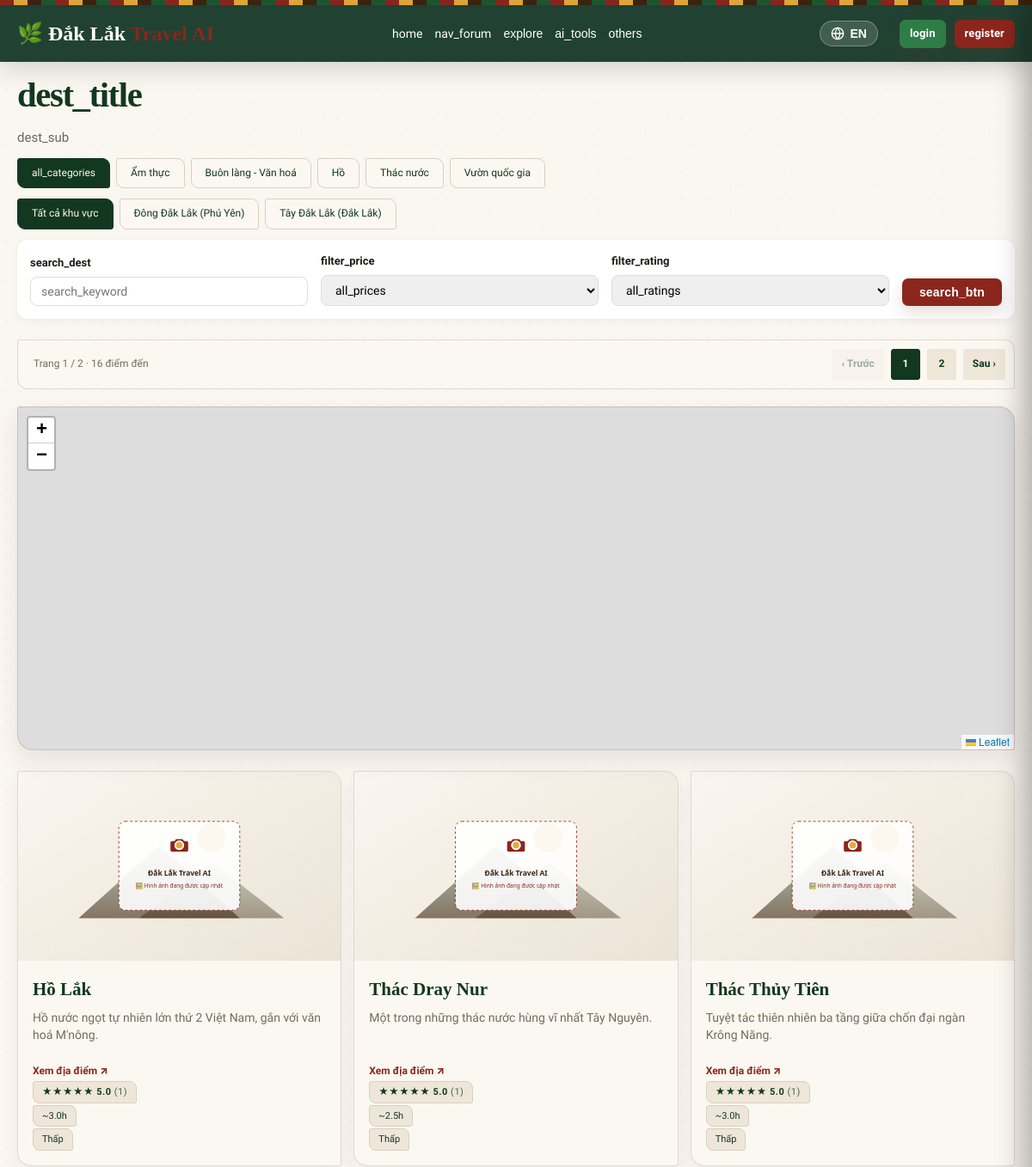
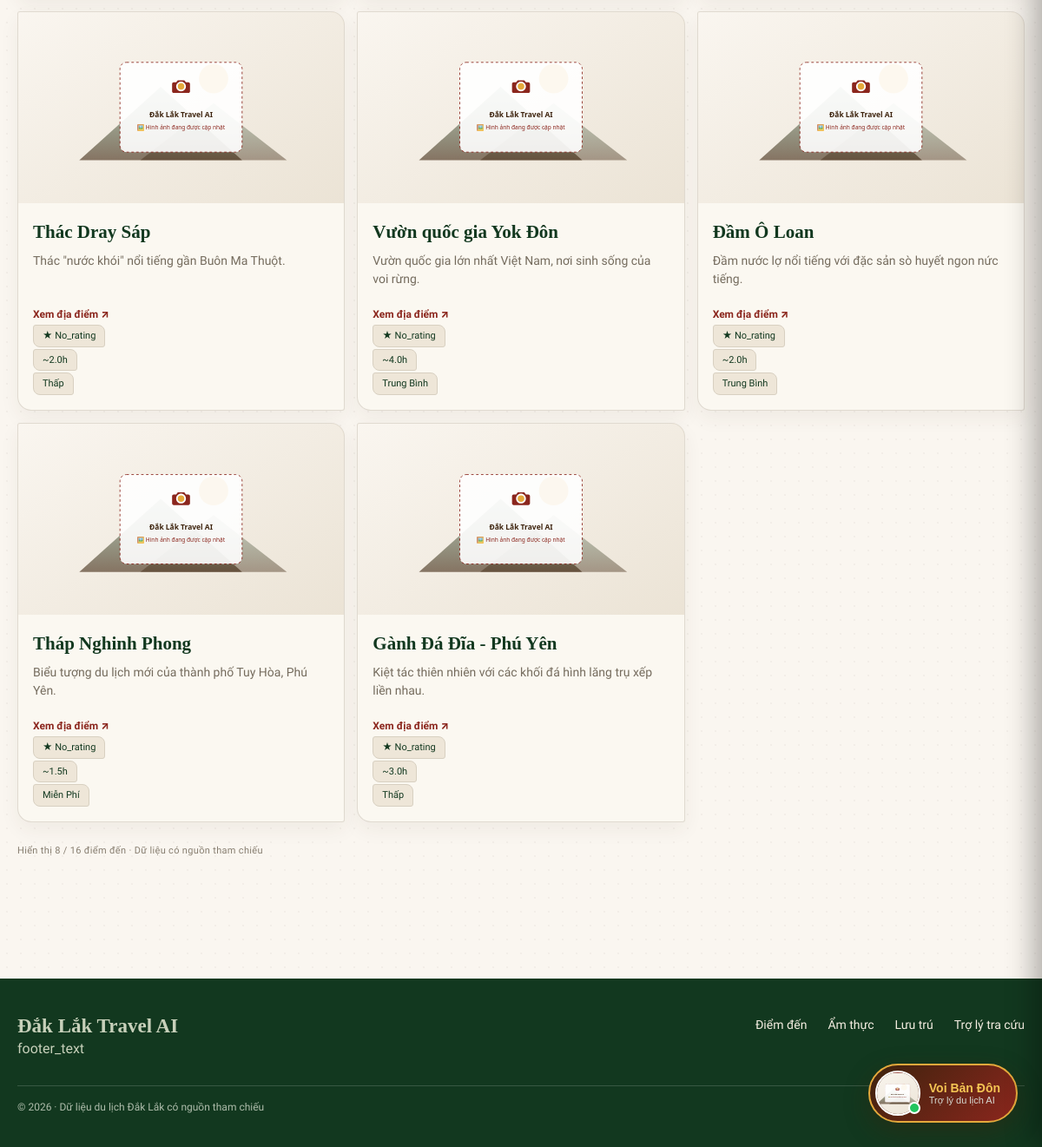
Page /destinations.php on the committed database (2 pictures, top to bottom).
### tables this page shows
CREATE TABLE `categories` (
  `id` int(11) NOT NULL,
  `name` varchar(100) NOT NULL,
  `name_en` varchar(255) DEFAULT NULL,
  `slug` varchar(100) NOT NULL
);

CREATE TABLE `destinations` (
  `id` int(11) NOT NULL,
  `category_id` int(11) DEFAULT NULL,
  `name` varchar(200) NOT NULL,
  `name_en` varchar(255) DEFAULT NULL,
  `slug` varchar(200) NOT NULL,
  `short_desc` varchar(500) DEFAULT NULL,
  `short_desc_en` text DEFAULT NULL,
  `description` text DEFAULT NULL,
  `description_en` text DEFAULT NULL,
  `address` varchar(255) DEFAULT NULL,
  `image_url` varchar(500) DEFAULT NULL,
  `image_360_url` varchar(500) DEFAULT NULL,
  `avg_visit_hours` decimal(4,1) DEFAULT 2.0,
  `price_level` enum('free','low','medium','high') DEFAULT 'low',
  `rating` decimal(2,1) DEFAULT 4.5,
  `latitude` decimal(10,6) DEFAULT NULL,
  `longitude` decimal(10,6) DEFAULT NULL,
  `virtual_tour_enabled` tinyint(1) NOT NULL DEFAULT 0,
  `virtual_tour_type` varchar(50) DEFAULT 'pannellum',
  `audio_guide_url` varchar(500) DEFAULT NULL,
  `tags` varchar(255) DEFAULT NULL,
  `created_at` timestamp NOT NULL DEFAULT current_timestamp()
);

### includes/functions.php (called while the page is built, shortened)
<?php
function __(string $key): string
{
    static $langArr = null;
    if ($langArr === null) {
        $langCode = $_SESSION['lang'] ?? 'vi';
        $langFile = __DIR__ . '/lang_' . $langCode . '.php';
        if (file_exists($langFile)) {
            $langArr = require $langFile;
        } else {
            $langArr = require __DIR__ . '/lang_vi.php';
        }
    }
    return $langArr[$key] ?? $key;
}
function url(string $path): string
{
    if (str_starts_with($path, 'http://') || str_starts_with($path, 'https://')) {
        return $path;
    }
    return BASE_URL . (str_starts_with($path, '/') ? $path : '/' . $path);
}
function e(?string $str): string
{
    return htmlspecialchars($str ?? '', ENT_QUOTES, 'UTF-8');
}
function priceLevelVi(?string $level): string
{
    $isEn = ($_SESSION['lang'] ?? 'vi') === 'en';
    return match(strtolower(trim($level ?? ''))) {
        'free'   => $isEn ? 'Free' : 'Miễn phí',
        'low'    => $isEn ? 'Low' : 'Thấp',
        'medium' => $isEn ? 'Medium' : 'Trung bình',
        'high'   => $isEn ? 'High' : 'Cao',
        default  => $level ?? '',
    };
}
function translateDbRow(array $row, array $fields): array
{
    return $row;
}
function getAllCategories(): array
{
    $db = getDB();
    $rows = $db->query("SELECT * FROM categories ORDER BY name")->fetchAll();
    return $rows;
}
function getAllDestinations(?int $categoryId = null, string $keyword = '', string $priceLevel = '', float $minRating = 0, int $limit = 0, int $offset = 0, string $region = ''): array
{
    $db = getDB();
    $sql = "
        SELECT d.*,
               COALESCE(AVG(r.rating), d.rating)          AS display_rating,
               ROUND(AVG(r.rating), 1)                    AS avg_rating,
               COUNT(r.id)                                AS review_count
        FROM destinations d
        LEFT JOIN reviews r ON r.destination_id = d.id
        WHERE 1=1
    ";
    $params = [];
    $sql .= " GROUP BY d.id";
    $sql .= " ORDER BY display_rating DESC";
    if ($limit > 0) {
        $sql .= " LIMIT $limit OFFSET $offset";
    }
    $stmt = $db->prepare($sql);
    $stmt->execute($params);
    $rows = $stmt->fetchAll();
    return $rows;
}
function getTotalDestinations(?int $categoryId = null, string $keyword = '', string $priceLevel = '', float $minRating = 0, string $region = ''): int
{
    $db = getDB();
    $sql = "
        SELECT COUNT(DISTINCT d.id)
        FROM destinations d
        LEFT JOIN reviews r ON r.destination_id = d.id
        WHERE 1=1
    ";
    $params = [];
    $stmt = $db->prepare($sql);
    $stmt->execute($params);
    return (int)$stmt->fetchColumn();
}
function currentUser(): ?array
{
    return $_SESSION['user'] ?? null;
}

### public/destinations.php (the view, shortened to what this page needs)
<?php
require_once __DIR__ . '/../includes/functions.php';
$categories = getAllCategories();
$catId = isset($_GET['cat']) && $_GET['cat'] !== '' ? (int) $_GET['cat'] : null;
$keyword = trim($_GET['q'] ?? '');
$priceLevel = $_GET['price'] ?? '';
$minRating = isset($_GET['rating']) ? (float) $_GET['rating'] : 0;
$region = in_array($_GET['region'] ?? '', ['east', 'west'], true) ? $_GET['region'] : '';
$page = isset($_GET['page']) && (int)$_GET['page'] > 0 ? (int)$_GET['page'] : 1;
$limit = 8;
$offset = ($page - 1) * $limit;
$totalDestinations = getTotalDestinations($catId, $keyword, $priceLevel, $minRating, $region);
$totalPages = ceil($totalDestinations / $limit);
$paginationParams = $_GET;
unset($paginationParams['page']);
$destinations = getAllDestinations($catId, $keyword, $priceLevel, $minRating, $limit, $offset, $region);
function renderStarsBadge(?float $rating, int $count): string
{
    if ($rating === null || $count === 0) {
        return '<span class="badge badge-norating">★ ' . __('no_rating') . '</span>';
    }
    $full  = (int) round($rating);
    $stars = str_repeat('★', $full) . str_repeat('☆', 5 - $full);
    return '<span class="badge badge-rating">' . $stars . ' ' . number_format($rating, 1) . ' <span class="rev-cnt">(' . $count . ')</span></span>';
}
include __DIR__ . '/../includes/header.php';
?>
<link rel="stylesheet" href="https://unpkg.com/leaflet@1.9.4/dist/leaflet.css" />
<link rel="stylesheet" href="https://unpkg.com/leaflet.markercluster@1.5.3/dist/MarkerCluster.css" />
<link rel="stylesheet" href="https://unpkg.com/leaflet.markercluster@1.5.3/dist/MarkerCluster.Default.css" />
<div class="catalog-page catalog-destinations">
<h1 class="section-title"><?= __('dest_title') ?></h1>
<p class="section-sub catalog-lede"><?= __('dest_sub') ?></p>
<div class="pills" style="margin-bottom: 10px;">
  <a href="<?= url('/diem-den') ?>" class="pill <?= $catId === null ? 'active' : '' ?>"><?= __('all_categories') ?></a>
  <?php foreach ($categories as $c): ?>
    <a href="<?= url('/diem-den') ?>?cat=<?= e((string) $c['id']) ?>"
      class="pill <?= $catId === (int) $c['id'] ? 'active' : '' ?>">
      <?= e($c['name']) ?>
    </a>
  <?php endforeach; ?>
</div>
<div class="pills region-pills" aria-label="Lọc theo khu vực">
  <?php $regionParams = $_GET; unset($regionParams['page']); ?>
  <a href="<?= url('/diem-den') . ($regionParams ? '?' . e(http_build_query(array_diff_key($regionParams, ['region' => true]))) : '') ?>" class="pill <?= $region === '' ? 'active' : '' ?>">Tất cả khu vực</a>
  <?php foreach (['east' => 'Đông Đắk Lắk (Phú Yên)', 'west' => 'Tây Đắk Lắk (Đắk Lắk)'] as $regionKey => $regionLabel): ?>
    <?php $regionLinkParams = array_diff_key($regionParams, ['region' => true]); $regionLinkParams['region'] = $regionKey; ?>
    <a href="<?= url('/diem-den') . '?' . e(http_build_query($regionLinkParams)) ?>" class="pill <?= $region === $regionKey ? 'active' : '' ?>"><?= $regionLabel ?></a>
  <?php endforeach; ?>
</div>
<div style="background: white; padding: 15px; border-radius: 12px; box-shadow: 0 2px 10px rgba(0,0,0,0.05); margin-bottom: 24px;">
  <form method="get" action="<?= url('/diem-den') ?>" style="display: flex; gap: 15px; flex-wrap: wrap; align-items: flex-end;">
    <div class="form-group" style="margin: 0; flex: 1; min-width: 200px;">
      <label style="font-size: 13px; font-weight: 600; margin-bottom: 6px; display: block;"><?= __('search_dest') ?></label>
      <input type="text" name="q" value="<?= e($keyword) ?>" placeholder="<?= __('search_keyword') ?>" style="width: 100%; border: 1px solid #ddd; border-radius: 8px; padding: 8px 12px;">
    </div>
    <div class="form-group" style="margin: 0; flex: 1; min-width: 150px;">
      <label style="font-size: 13px; font-weight: 600; margin-bottom: 6px; display: block;"><?= __('filter_price') ?></label>
      <select name="price" style="width: 100%; border: 1px solid #ddd; border-radius: 8px; padding: 8px 12px;">
        <option value=""><?= __('all_prices') ?></option>
      </select>
    </div>
    <div class="form-group" style="margin: 0; flex: 1; min-width: 150px;">
      <label style="font-size: 13px; font-weight: 600; margin-bottom: 6px; display: block;"><?= __('filter_rating') ?></label>
      <select name="rating" style="width: 100%; border: 1px solid #ddd; border-radius: 8px; padding: 8px 12px;">
        <option value="0"><?= __('all_ratings') ?></option>
      </select>
    </div>
    <button type="submit" class="btn" style="padding: 8px 20px;"><?= __('search_btn') ?></button>
  </form>
</div>
<?php if ($totalPages > 1): ?>
<nav class="destination-pagination" aria-label="Phân trang điểm đến">
  <span class="destination-pagination__status">Trang <?= (int)$page ?> / <?= (int)$totalPages ?> · <?= (int)$totalDestinations ?> điểm đến</span>
  <?php $prevParams = $paginationParams; $prevParams['page'] = max(1, $page - 1); ?>
  <a class="destination-pagination__link <?= $page <= 1 ? 'is-disabled' : '' ?>" href="<?= url('/diem-den') . '?' . e(http_build_query($prevParams)) ?>" aria-label="Trang trước">‹ Trước</a>
  <?php for ($i = 1; $i <= $totalPages; $i++): $pageParams = $paginationParams; $pageParams['page'] = $i; ?>
    <a class="destination-pagination__link <?= $i === $page ? 'is-current' : '' ?>" href="<?= url('/diem-den') . '?' . e(http_build_query($pageParams)) ?>" <?= $i === $page ? 'aria-current="page"' : '' ?>><?= $i ?></a>
  <?php endfor; ?>
  <?php $nextParams = $paginationParams; $nextParams['page'] = min($totalPages, $page + 1); ?>
  <a class="destination-pagination__link <?= $page >= $totalPages ? 'is-disabled' : '' ?>" href="<?= url('/diem-den') . '?' . e(http_build_query($nextParams)) ?>" aria-label="Trang sau">Sau ›</a>
</nav>
<?php endif; ?>
<div id="destinations-map" style="height: 400px; border-radius: var(--radius); margin-bottom: 24px; box-shadow: 0 2px 10px rgba(0, 0, 0, .06); z-index: 1;"></div>
<div class="grid catalog-grid">
  <?php foreach ($destinations as $d): ?>
    <a href="<?= url('/diem-den/' . $d['slug']) ?>" class="card catalog-card">
      <div class="card-img">
        <?php if (!empty($d['image_url'])): ?>
          <img src="<?= url($d['image_url']) ?>" alt="<?= e($d['name']) ?>" style="width:100%;height:100%;object-fit:cover;" onerror="this.onerror=null;this.src='<?= url('/assets/images/placeholder.svg') ?>';">
        <?php else: ?>
          🌄
        <?php endif; ?>
      </div>
      <div class="card-body">
        <h3><?= e($d['name']) ?></h3>
        <p><?= e($d['short_desc']) ?></p>
        <span class="catalog-card-link">Xem địa điểm <span aria-hidden="true">↗</span></span>
        <?= renderStarsBadge(
            $d['avg_rating'] !== null ? (float)$d['avg_rating'] : null,
            (int)$d['review_count']
        ) ?>
        <span class="badge">~<?= e((string) $d['avg_visit_hours']) ?>h</span>
        <span class="badge"><?= e(priceLevelVi($d['price_level'])) ?></span>
      </div>
    </a>
  <?php endforeach; ?>
</div>
<p class="catalog-footer-note">Hiển thị <?= count($destinations) ?> / <?= (int)$totalDestinations ?> điểm đến · Dữ liệu có nguồn tham chiếu</p>
</div>
<?php include __DIR__ . '/../includes/footer.php'; ?>

### includes/header.php (shortened to what this page needs)
<!DOCTYPE html>
<html lang="vi">
<head>
<link rel="stylesheet" href="<?= url('/assets/css/style.css?v=' . time()) ?>">
</head>
<body>
<div class="top-brocade-stripe"></div>
<header class="site-header">
  <div class="container header-inner">
    <a href="<?= url('/public/index.php') ?>" class="logo">🌿 Đắk Lắk <span>Travel AI</span></a>
    <nav class="main-nav">
      <a href="<?= url('/public/index.php') ?>"><?= __('home') ?></a>
      <a href="<?= url('/public/forum.php') ?>"><?= __('nav_forum') ?></a>
      <div class="nav-dropdown">
        <button class="dropbtn"><?= __('explore') ?></button>
      </div>
      <div class="nav-dropdown">
        <button class="dropbtn"><?= __('ai_tools') ?></button>
      </div>
      <div class="nav-dropdown">
        <button class="dropbtn"><?= __('others') ?></button>
      </div>
    </nav>
    <div class="auth-area">
      <?php $currentLang = $_SESSION['lang'] ?? 'vi'; ?>
      <button type="button" data-lang-url="<?= url('/public/change_lang.php?lang=' . ($currentLang === 'vi' ? 'en' : 'vi')) ?>" class="lang-toggle" title="<?= $currentLang === 'vi' ? 'English' : 'Tiếng Việt' ?>" style="display:flex; align-items:center; gap:6px; cursor:pointer; color:inherit; margin-right:15px; font-weight:600; font-size:14px; padding:6px 12px; border-radius:20px; background:rgba(255,255,255,0.15); border:1px solid rgba(255,255,255,0.3); transition:all 0.3s ease; backdrop-filter:blur(5px);">
          <span><?= $currentLang === 'vi' ? 'EN' : 'VI' ?></span>
      </button>
      <?php $__u = currentUser(); ?>
      <?php if ($__u): ?>
        <span class="auth-greeting" style="display:flex; align-items:center; gap:8px;">
            <?php if (!empty($__u['avatar'])): ?>
                <img src="<?= e(get_avatar($__u['avatar'])) ?>" alt="Avatar" style="width:28px; height:28px; border-radius:50%; object-fit:cover; border:1px solid rgba(255,255,255,0.3);">
            <?php else: ?>
                <img src="<?= e(get_avatar(null)) ?>" alt="Avatar" style="width:28px; height:28px; border-radius:50%; object-fit:cover; border:1px solid rgba(255,255,255,0.3);">
            <?php endif; ?>
            <?= __('hello') ?>, <a href="<?= url('/public/profile.php') ?>" style="color:#fde68a;text-decoration:none;border-bottom:1px dashed #fde68a;" title="Profile"><strong><?= e($__u['full_name']) ?></strong></a>
        </span>
        <?php if ($__u['role'] === 'admin'): ?>
          <a href="<?= url('/admin/index.php') ?>" class="btn secondary"><?= __('admin') ?></a>
        <?php endif; ?>
        <a href="<?= url('/public/logout.php') ?>" class="btn secondary"><?= __('logout') ?></a>
      <?php else: ?>
        <a href="<?= url('/public/login.php') ?>" class="btn secondary"><?= __('login') ?></a>
        <a href="<?= url('/public/register.php') ?>" class="btn"><?= __('register') ?></a>
      <?php endif; ?>
    </div>
  </div>
</header>
<main id="main-content" class="container main-content">

### includes/footer.php (shortened to what this page needs)
</main>
<footer class="site-footer">
  <div class="container">
    <div class="footer-grid">
      <div><p class="footer-kicker">Đắk Lắk Travel AI</p><p><?= __('footer_text') ?></p></div>
      <nav aria-label="Liên kết nhanh" class="footer-links"><a href="<?= url('/diem-den') ?>">Điểm đến</a><a href="<?= url('/am-thuc') ?>">Ẩm thực</a><a href="<?= url('/luu-tru') ?>">Lưu trú</a><a href="<?= url('/public/chatbot.php') ?>">Trợ lý tra cứu</a></nav>
    </div>
    <p class="footer-copy">© <?= date('Y') ?> · Dữ liệu du lịch Đắk Lắk có nguồn tham chiếu</p>
  </div>
</footer>
<div id="voi-chatbot-widget" class="voi-chatbot-widget">
  <button id="voi-chatbot-toggle" class="voi-chatbot-toggle" type="button" aria-label="Trợ lý Voi Bản Đôn">
    <div class="voi-avatar-badge">
      <img src="<?= url('/assets/images/voi_ban_don_avatar.png') ?>" alt="Voi Bản Đôn Avatar" width="56" height="56">
      <span class="voi-online-dot"></span>
    </div>
    <div class="voi-toggle-tooltip">
      <strong>Voi Bản Đôn</strong>
      <small>Trợ lý du lịch AI</small>
    </div>
  </button>
</div>
</body>
</html>

### public/destinations.php (style rules this page uses)
.badge-rating { background: linear-gradient(135deg, #fef3c7, #fde68a); color: #92400e; border: 1px solid #f59e0b; font-weight: 700; letter-spacing: .5px; }
.badge-norating { background: #f3f4f6; color: #9ca3af; font-weight: 500; }
.rev-cnt { font-size: 11px; font-weight: 500; opacity: .75; }
.destination-pagination { display: flex; align-items: center; justify-content: center; flex-wrap: wrap; gap: 8px; margin: 22px 0; padding: 14px; background: #fff; border: 1px solid #e5e7eb; border-radius: 14px; box-shadow: 0 2px 10px rgba(0,0,0,.04); }
.destination-pagination__status { color: #59636e; font-size: 14px; margin: 0 8px; }
.destination-pagination__link { min-width: 38px; text-align: center; padding: 8px 12px; border-radius: 9px; text-decoration: none; background: #f1f5f9; color: #1f513b; font-weight: 700; }
.destination-pagination__link:hover, .destination-pagination__link.is-current { background: var(--green-500); color: #fff; }
.destination-pagination__link.is-disabled { pointer-events: none; opacity: .4; }

### rows in the picture
categories: name "Ẩm thực"
categories: name "Buôn làng - Văn hoá"
categories: name "Hồ"
categories: name "Thác nước"
categories: name "Vườn quốc gia"
destinations: name "Hồ Lắk", short_desc "Hồ nước ngọt tự nhiên lớn thứ 2 Việt Nam, gắn với văn hoá M'nông.", count "1", avg_visit_hours "3.0", price_level "Thấp"
destinations: name "Thác Dray Nur", short_desc "Một trong những thác nước hùng vĩ nhất Tây Nguyên.", count "1", avg_visit_hours "2.5", price_level "Thấp"
destinations: name "Thác Thủy Tiên", short_desc "Tuyệt tác thiên nhiên ba tầng giữa chốn đại ngàn Krông Năng.", count "1", avg_visit_hours "3.0", price_level "Thấp"
destinations: name "Thác Dray Sáp", short_desc "Thác \"nước khói\" nổi tiếng gần Buôn Ma Thuột.", avg_visit_hours "2.0", price_level "Thấp"
destinations: name "Vườn quốc gia Yok Đôn", short_desc "Vườn quốc gia lớn nhất Việt Nam, nơi sinh sống của voi rừng.", avg_visit_hours "4.0", price_level "Trung Bình"
destinations: name "Đầm Ô Loan", short_desc "Đầm nước lợ nổi tiếng với đặc sản sò huyết ngon nức tiếng.", avg_visit_hours "2.0", price_level "Trung Bình"
destinations: name "Tháp Nghinh Phong", short_desc "Biểu tượng du lịch mới của thành phố Tuy Hòa, Phú Yên.", avg_visit_hours "1.5", price_level "Miễn Phí"
destinations: name "Gành Đá Đĩa - Phú Yên", short_desc "Kiệt tác thiên nhiên với các khối đá hình lăng trụ xếp liền nhau.", avg_visit_hours "3.0", price_level "Thấp"

### other values in the picture
__('home') "home"
__('nav_forum') "nav_forum"
__('explore') "explore"
__('ai_tools') "ai_tools"
__('others') "others"
__('login') "login"
__('register') "register"
__('dest_title') "dest_title"
__('dest_sub') "dest_sub"
__('all_categories') "all_categories"
$regionLabel "Đông Đắk Lắk (Phú Yên)"
$regionLabel "Tây Đắk Lắk (Đắk Lắk)"
__('search_dest') "search_dest"
__('filter_price') "filter_price"
__('filter_rating') "filter_rating"
